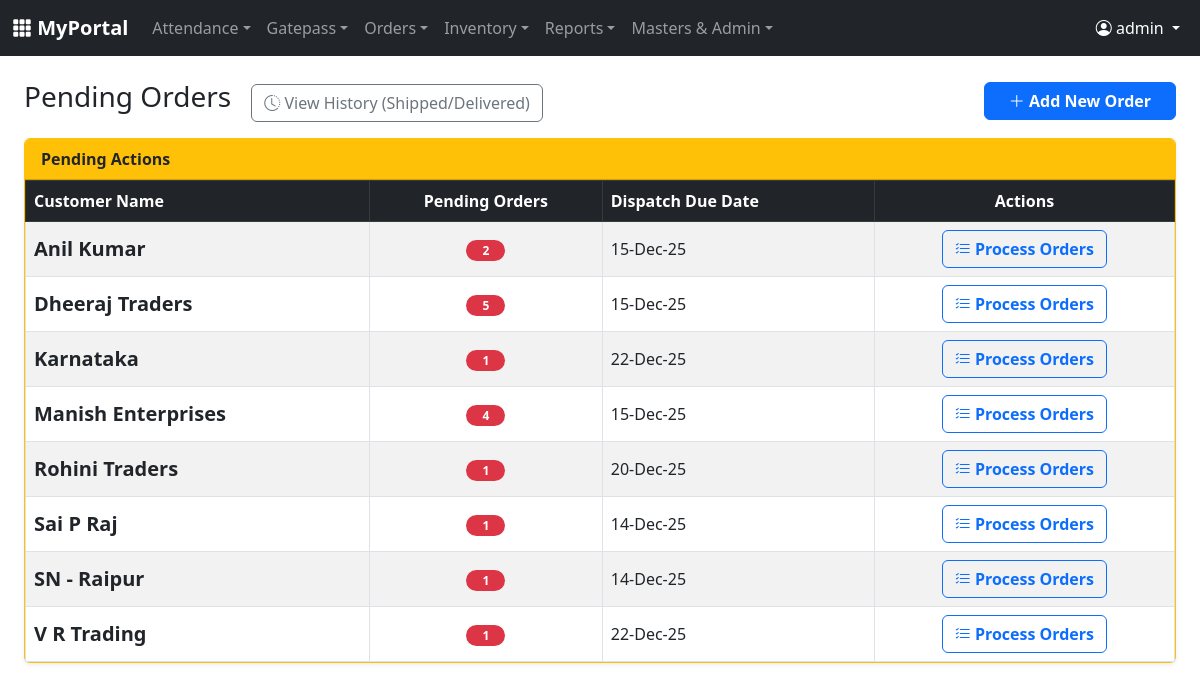
The app's page /oms_orders.php (signed in) with its own data.
### tables this page shows
CREATE TABLE `oms_orders` (
  `id` int NOT NULL,
  `customer_id` int DEFAULT NULL,
  `item_id` int DEFAULT NULL,
  `quantity` int DEFAULT NULL,
  `price` decimal(10,2) DEFAULT NULL,
  `dispatch_date` date DEFAULT NULL,
  `status` enum('Pending','Shipped','Delivered','Cancelled') DEFAULT 'Pending',
  `created_at` datetime DEFAULT CURRENT_TIMESTAMP
);

### config.php (called while the page is built, shortened)
<?php
if (!function_exists('hasPermission')) {
    function hasPermission($key) {
        if (isset($_SESSION['user_id']) && $_SESSION['user_id'] == 1) return true;
        return false;
    }
}
?>

### oms_orders.php (the view, shortened to what this page needs)
<?php
require_once 'config.php';
$can_manage = hasPermission('oms_orders_manage');
$sql = "SELECT o.*, c.name as cname, i.name as iname, i.current_stock
        FROM oms_orders o
        LEFT JOIN oms_customers c ON o.customer_id = c.id
        LEFT JOIN oms_items i ON o.item_id = i.id
        WHERE o.status = 'Pending'
        ORDER BY c.name ASC, o.dispatch_date ASC";
$result = $conn->query($sql);
$grouped_data = [];
while($row = $result->fetch_assoc()) {
    $cid = $row['customer_id'];
    if (!isset($grouped_data[$cid])) { $grouped_data[$cid] = ['name' => $row['cname'], 'orders' => []]; }
    $grouped_data[$cid]['orders'][] = $row;
}
?>
<!DOCTYPE html>
<html>
<head>
    <link href="https://cdn.jsdelivr.net/npm/bootstrap@5.3.0/dist/css/bootstrap.min.css" rel="stylesheet">
    <link href="https://cdn.jsdelivr.net/npm/bootstrap-icons@1.10.0/font/bootstrap-icons.css" rel="stylesheet">
    <link href="https://cdn.jsdelivr.net/npm/select2@4.1.0-rc.0/dist/css/select2.min.css" rel="stylesheet" />
    <link rel="stylesheet" href="https://cdn.jsdelivr.net/npm/select2-bootstrap-5-theme@1.3.0/dist/select2-bootstrap-5-theme.min.css" />
</head>
<body>
    <?php include 'navbar.php'; ?>
    <div class="container-fluid px-4">
        <div class="d-flex justify-content-between align-items-center mb-3">
            <div>
                <h3 class="d-inline-block">Pending Orders</h3>
                <a href="oms_history.php" class="btn btn-outline-secondary ms-3"><i class="bi bi-clock-history"></i> View History (Shipped/Delivered)</a>
            </div>
            <?php if($can_manage): ?>
                <button class="btn btn-primary px-4 fw-bold" onclick="openOrderModal('add')"><i class="bi bi-plus-lg"></i> Add New Order</button>
            <?php endif; ?>
        </div>
        <div class="card shadow-sm border-warning">
            <div class="card-header bg-warning text-dark fw-bold">Pending Actions</div>
            <div class="card-body p-0">
                <table class="table table-bordered table-striped mb-0 align-middle">
                    <thead class="table-dark">
                        <tr>
                            <th>Customer Name</th>
                            <th class="text-center">Pending Orders</th>
                            <th>Dispatch Due Date</th>
                            <th class="text-center">Actions</th>
                        </tr>
                    </thead>
                    <tbody>
                        <?php if(!empty($grouped_data)): ?>
                            <?php foreach($grouped_data as $cid => $data):
                                $order_count = count($data['orders']);
                                $last_date = $data['orders'][0]['dispatch_date'];
                            ?>
                            <tr>
                                <td class="fw-bold fs-5"><?php echo $data['name']; ?></td>
                                <td class="text-center"><span class="badge bg-danger rounded-pill px-3"><?php echo $order_count; ?></span></td>
                                <td><?php echo date('d-M-y', strtotime($last_date)); ?></td>
                                <td class="text-center">
                                    <button class="btn btn-outline-primary fw-bold" onclick="showCustomerOrders(<?php echo $cid; ?>, '<?php echo htmlspecialchars($data['name']); ?>')">
                                        <i class="bi bi-list-check"></i> Process Orders
                                    </button>
                                </td>
                            </tr>
                            <?php endforeach; ?>
                        <?php else: ?>
                            <tr><td colspan="4" class="text-center p-4">No pending orders. All caught up!</td></tr>
                        <?php endif; ?>
                    </tbody>
                </table>
            </div>
        </div>
    </div>
</body>
</html>

### records on screen
oms_orders: dispatch_date "15-Dec-25"
oms_orders: dispatch_date "15-Dec-25"
oms_orders: dispatch_date "22-Dec-25"
oms_orders: dispatch_date "15-Dec-25"
oms_orders: dispatch_date "20-Dec-25"
oms_orders: dispatch_date "14-Dec-25"
oms_orders: dispatch_date "14-Dec-25"
oms_orders: dispatch_date "22-Dec-25"

### other values on screen
$user_name "admin"
$data['name'] "Anil Kumar"
$order_count "2"
$data['name'] "Dheeraj Traders"
$order_count "5"
$data['name'] "Karnataka"
$order_count "1"
$data['name'] "Manish Enterprises"
$order_count "4"
$data['name'] "Rohini Traders"
$data['name'] "Sai P Raj"
$data['name'] "SN - Raipur"
$data['name'] "V R Trading"
